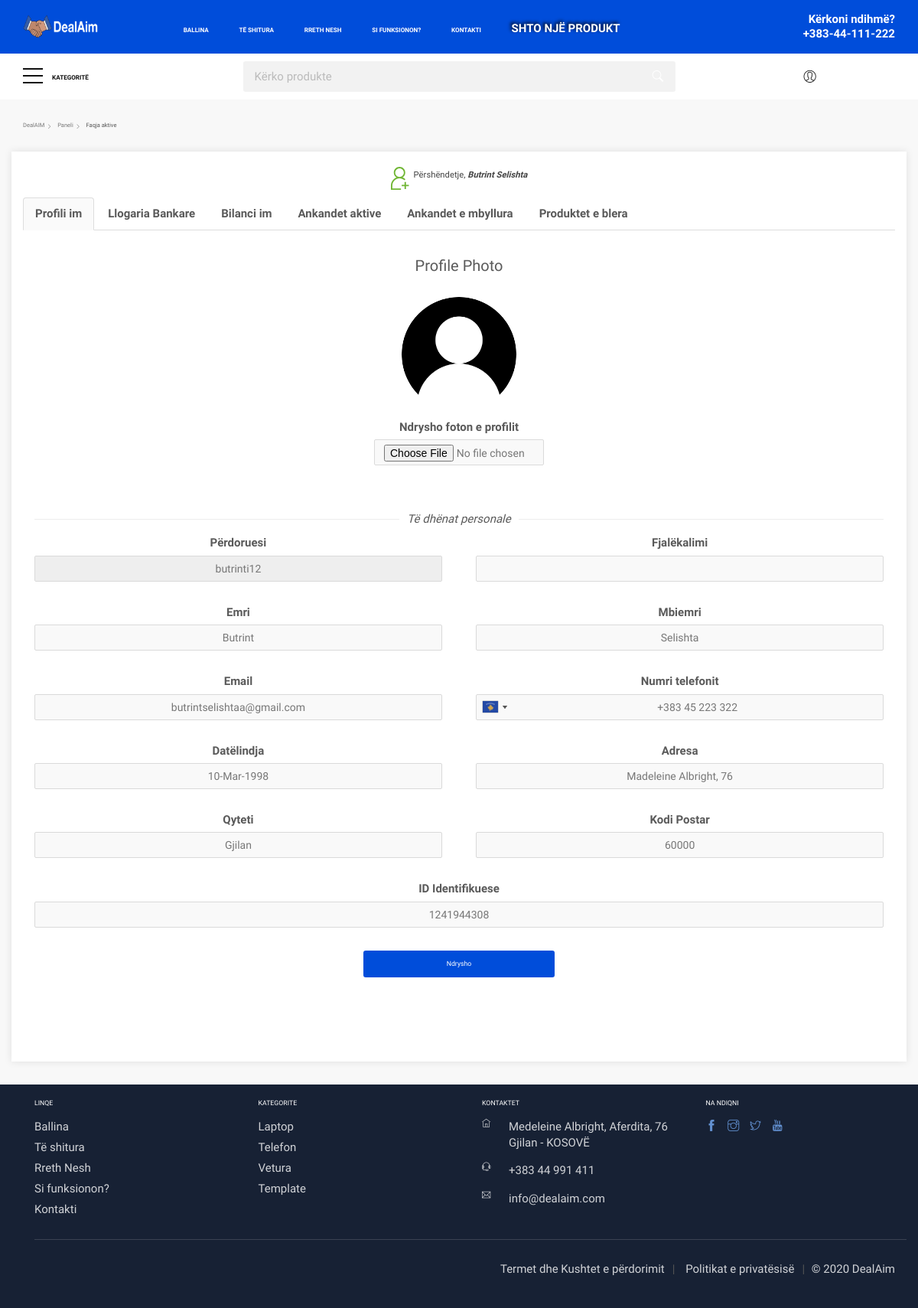
The app's page /user_panel (signed in) with its own data.
### tables this page shows
CREATE TABLE `users` (
  `user_id` int(11) NOT NULL,
  `username` varchar(50) NOT NULL,
  `password` varchar(350) NOT NULL,
  `profile_pic` varchar(50) NOT NULL,
  `first_name` varchar(50) NOT NULL,
  `last_name` varchar(50) NOT NULL,
  `email` varchar(50) NOT NULL,
  `tel_nr` varchar(50) NOT NULL,
  `birthday` date NOT NULL,
  `city` varchar(50) NOT NULL,
  `postal_code` int(5) NOT NULL,
  `address` varchar(50) NOT NULL,
  `pid_number` int(16) DEFAULT NULL,
  `terms_and_conditions` tinyint(1) DEFAULT NULL,
  `status` int(3) NOT NULL,
  `user_balance` float(8,2) DEFAULT NULL
);

CREATE TABLE `footer` (
  `footer_id` int(11) NOT NULL,
  `footer_title` varchar(150) DEFAULT NULL,
  `footer_link` varchar(50) DEFAULT NULL,
  `footer_layout` varchar(20) NOT NULL
);

CREATE TABLE `categories` (
  `cat_id` int(20) NOT NULL,
  `cat_title` varchar(50) NOT NULL,
  `cat_link` varchar(50) NOT NULL,
  `parent_id` bigint(20) NOT NULL
);

### user_panel/index.php (the view, shortened to what the rows shown need)
<?php
	require_once "../db.php";
	$username = $_SESSION['user']['username'];
	$stmt = prep_stmt("SELECT * FROM users WHERE username = ?",$username, "s");
	if(mysqli_num_rows($stmt) > 0){
		$stmt_fetch = mysqli_fetch_array($stmt);
        $username = $stmt_fetch['username'];
        $profile_pic = $stmt_fetch['profile_pic'];
		$fname = $stmt_fetch['first_name'];
		$lname = $stmt_fetch['last_name'];
		$email = $stmt_fetch['email'];
		$tel = $stmt_fetch['tel_nr'];
		$bday = date("d-M-Y", strtotime($stmt_fetch['birthday']));
		$city = $stmt_fetch['city'];
		$post_code = $stmt_fetch['postal_code'];
		$address = $stmt_fetch['address'];
        $pid = $stmt_fetch['pid_number'];
    }
    else{
        $_SESSION['prep_stmt_error'] = "<h4 style='color:#E62E2D; font-weight:bold; text-align:center;'> GABIM! </h4><p style='color:#E62E2D;'> Diçka shkoi gabim, ju lutem kthehuni më vonë! </p>"; header("location:index.php"); die();
    }
?>
<!DOCTYPE html>
<html lang="en">
<head>
    <link href="../css/bootstrap.custom.min.css" rel="stylesheet">
    <link href="../css/style.css" rel="stylesheet">
    <link href="../css/bootstrap.min.css" rel="stylesheet">
    <link href="../css/card.css" rel="stylesheet">
    <link rel="stylesheet" href="../css/jquery-ui.min.css" type="text/css">
    <link rel="stylesheet" href="../css/datepicker.css" type="text/css">
    <link href="../css/home_1.css" rel="stylesheet">
    <link href="../css/product_page.css" rel="stylesheet">
    <link href="../css/listing.css" rel="stylesheet">
    <link href="../css/account.css" rel="stylesheet">
    <link href="../css/checkout.css" rel="stylesheet">
    <link href="../css/error_track.css" rel="stylesheet">
    <link rel="stylesheet" href="assets/vendor/bootstrap/css/bootstrap.min.css">
	<link rel="stylesheet" href="assets/vendor/font-awesome/css/font-awesome.min.css">
    <link rel="stylesheet" href="assets/vendor/linearicons/style.css">
	<link rel="stylesheet" href="assets/css/main.css">
	<link rel="stylesheet" href="assets/css/demo.css">
    <link rel="stylesheet" href="../css/intlTelInput.css">
</head>
<body>
    <div id="page">
<main class="bg_gray">
    <div class="container margin_30">
        <div class="row justify-content-center" style="background:#fff; box-shadow:0px 0px 10px 0px rgb(0 0 0 / 10%);">
            <div class="col-xl-12 col-lg-6 col-md-8">
                <div class="box_account">
                    <center>
                        <h3 class="new_client">Përshëndetje, <i
                                style="font-weight:bold;"><?php echo " " . $stmt_fetch['first_name'] . " " . $stmt_fetch['last_name']; ?></i>
                        </h3>
                        <div class="tab-content content-profile">
                            <div class="tab-pane fade  <?php if(isset($_GET['form_buyer']) && $_SESSION['user']['status'] == CONFIRMED || isset($_GET['form_seller']) && $_SESSION['user']['status'] == BUYER){  echo " "; } else { echo ' in active';}?>" id="myprofile">
                                <form method="post" action="index.php"  enctype="multipart/form-data" >
                                    <div class="profile-section">
                                        <h2 class="profile-heading">Profile Photo</h2>
                                        <div class="media">
                                            <div class="media-body">
                                                <img src="../img/profile_pictures/<?php echo $profile_pic; ?>" class="user-photo media-object"
                                                    alt="User" style="border:0;width:150px; height:150px; border-radius:50%;object-fit:cover;">
                                            </div>
                                        </div>
                                    </div>
                                    <div class="profile-section">
                                        <div class="clearfix">
                                            <div class="left" style="width:48%;">
                                                <div class="form-group">
                                                    <label>Përdoruesi</label>
                                                    <input type="text" value="<?php echo $username; ?>"
                                                        class="form-control" name="username"
                                                        style="text-align:center; font-weight:500" readonly>
                                                </div>
                                                <div class="form-group">
                                                    <label><?php if(isset($_SESSION['user_data_errors']) && array_key_exists("fnameError", $_SESSION['user_data_errors'])){ echo $_SESSION['user_data_errors']['fnameError']; } else{ echo "Emri"; } ?></label>
                                                    <input type="text" value="<?php echo $fname; ?>"
                                                        class="form-control" name="fname"
                                                        style="text-align:center;font-weight:500; <?php if(isset($_SESSION['user_data_errors'])){ if(array_key_exists('fnameError', $_SESSION['user_data_errors'])){ echo "border:1px solid red;";}} ?>">
                                                </div>
                                                <div class="form-group">
                                                    <label><?php if(isset($_SESSION['user_data_errors']) && array_key_exists("emailError", $_SESSION['user_data_errors'])){ echo $_SESSION['user_data_errors']['emailError']; } else{ echo "Email"; } ?></label>
                                                    <input type="text" value="<?php echo $email; ?>"
                                                        class="form-control" name="email"
                                                        style="text-align:center;font-weight:500; <?php if(isset($_SESSION['user_data_errors'])){ if(array_key_exists('emailError', $_SESSION['user_data_errors'])){ echo "border:1px solid red;";}} ?>">
                                                </div>
                                                <div class="form-group">
                                                    <label>Datëlindja</label>
                                                    <input type="text" class="form-control datepicker-3"
                                                        id="datelindja" name="bday" value="<?php echo $bday; ?>"
                                                        style="text-align:center;font-weight:500;">
                                                </div>
                                                <div class="form-group">
                                                    <label><?php if(isset($_SESSION['user_data_errors']) && array_key_exists("cityError", $_SESSION['user_data_errors'])){ echo $_SESSION['user_data_errors']['cityError']; } else{ echo "Qyteti"; } ?></label>
                                                    <input type="text" name="city" value="<?php echo $city; ?>"
                                                        class="form-control"
                                                        style="text-align:center;font-weight:500; <?php if(isset($_SESSION['user_data_errors'])){ if(array_key_exists('cityError', $_SESSION['user_data_errors'])){ echo "border:1px solid red;";}} ?>">
                                                </div>
                                            </div>
                                            <div class="right" style="width:48%;">
                                                <div class="form-group">
                                                    <label><?php if(isset($_SESSION['user_data_errors']) && array_key_exists("lnameError", $_SESSION['user_data_errors'])){ echo $_SESSION['user_data_errors']['lnameError']; } else{ echo "Mbiemri"; } ?></label>
                                                    <input type="text" value="<?php echo $lname; ?>" name="lname"
                                                        class="form-control"
                                                        style="text-align:center;font-weight:500; <?php if(isset($_SESSION['user_data_errors'])){ if(array_key_exists('lnameError', $_SESSION['user_data_errors'])){ echo "border:1px solid red;";}} ?>">
                                                </div>
                                                <div class="form-group">
                                                    <label>Numri telefonit <span id="valid-msg" class="hide" style="text-align:center">(✓ Valid)</span><span id="error-msg" class="hide" style="text-align:center"></span></label>
                                                    <input id="phone" type="tel" name="phone" class="form-control" value="<?php echo $tel; ?>" style="text-align:center;">
                                                </div>
                                                <div class="form-group">
                                                    <label><?php if(isset($_SESSION['user_data_errors']) && array_key_exists("addressError", $_SESSION['user_data_errors'])){ echo $_SESSION['user_data_errors']['addressError']; } else{ echo "Adresa"; } ?></label>
                                                    <input type="text" value="<?php echo $address; ?>"
                                                        class="form-control" name="address"
                                                        style="text-align:center;font-weight:500; <?php if(isset($_SESSION['user_data_errors'])){ if(array_key_exists('addressError', $_SESSION['user_data_errors'])){ echo "border:1px solid red;";}} ?>">
                                                </div>
                                                <div class="form-group">
                                                    <label><?php if(isset($_SESSION['user_data_errors']) && array_key_exists("postnrError", $_SESSION['user_data_errors'])){ echo $_SESSION['user_data_errors']['postnrError']; } else{ echo "Kodi Postar"; } ?></label>
                                                    <input type="text" value="<?php echo $post_code; ?>"
                                                        class="form-control" name="post_code"
                                                        style="text-align:center;font-weight:500; <?php if(isset($_SESSION['user_data_errors'])){ if(array_key_exists('postnrError', $_SESSION['user_data_errors'])){ echo "border:1px solid red;";}} ?>">
                                                </div>
                                            </div>
                                        </div>
                                        <?php if($_SESSION['user']['status'] == SELLER){ ?>
                                        <div class="form-group">
                                            <label><?php if(isset($_SESSION['user_data_errors']) && array_key_exists("pidError", $_SESSION['user_data_errors'])){ echo $_SESSION['user_data_errors']['pidError']; } else{ echo "ID Identifikuese"; } ?></label>
                                            <input type="text" value="<?php echo $pid; ?>" class="form-control"  name="pid" style="text-align:center;font-weight:500; <?php if(isset($_SESSION['user_data_errors'])){ if(array_key_exists('pidError', $_SESSION['user_data_errors'])){ echo "border:1px solid red;";}} ?>">
                                        </div>
                                        <?php } ?>
                                    </div>
                                </form>
                            </div>
                        </div>
                    </center>
                </div>
            </div>
            </div>
        </div>
</main>
<footer class="revealed">
    <div class="container">
        <div class="row">
            <div class="col-lg-3 col-md-6">
                <div class="collapse dont-collapse-sm links" id="collapse_1">
                    <ul>
                    <?php
                        $sel_foot_links = prep_stmt("SELECT * FROM footer WHERE footer_layout = ? order by footer_id desc limit 5","links","s");
                        if(mysqli_num_rows($sel_foot_links) > 0){
                            while($row_foot_links = mysqli_fetch_array($sel_foot_links)){
                    ?>
                            <li><a href="../<?php echo $row_foot_links['footer_link'] ?>"><?php echo $row_foot_links['footer_title'] ?></a></li>
                    <?php } }?>
                    </ul>
                </div>
            </div>
            <div class="col-lg-3 col-md-6">
                <div class="collapse dont-collapse-sm links" id="collapse_2">
                    <ul>
                    <?php
                        $sel_cat_footer = prep_stmt("SELECT * FROM categories WHERE parent_id != ? order by cat_id limit 5", 0, "i");
                        while($row_cat_footer = mysqli_fetch_array($sel_cat_footer)){
                    ?>
                        <li><a href="<?php echo $row_cat_footer['cat_link']?>?sub_cat=<?php echo $row_cat_footer['cat_id']?>"><?php echo $row_cat_footer['cat_title']; ?></a></li>
                    <?php } ?>
                    </ul>
                </div>
            </div>
            <div class="col-lg-3 col-md-6">
                <div class="collapse dont-collapse-sm contacts" id="collapse_3">
                    <ul>
                    <?php
                        $sel_foot_contacts = prep_stmt("SELECT * FROM footer WHERE footer_layout = ? order by footer_id desc limit 5","contacts","s");
                        if(mysqli_num_rows($sel_foot_contacts) > 0){
                            while($row_foot_contacts = mysqli_fetch_array($sel_foot_contacts)){
                    ?>
                        <li><?php echo $row_foot_contacts['footer_link'] ?><?php echo $row_foot_contacts['footer_title'] ?></li>
                    <?php } }?>
                    </ul>
                </div>
            </div>
            <div class="col-lg-3 col-md-6">
                <div class="collapse dont-collapse-sm" id="collapse_4">
                    <div class="follow_us">
                        <ul>
                        <?php
                            $sel_foot_icons = prep_stmt("SELECT * FROM footer WHERE footer_layout = ? order by footer_id desc limit 5","icons","s");
                            if(mysqli_num_rows($sel_foot_icons) > 0){
                                while($row_foot_icons = mysqli_fetch_array($sel_foot_icons)){
                        ?>
                            <li>
                                <a href="<?php echo $row_foot_icons['footer_link'] ?>" target="_blank" style="font-size:1.5rem"><?php echo $row_foot_icons['footer_title'] ?></a>
                            </li>
                        <?php } } ?>
                        </ul>
                    </div>
                </div>
            </div>
        </div>
    </div>
</footer>
</div>
</body>
</html>

### records on screen
users: first_name "Butrint", last_name "Selishta", profile_pic (placeholder picture), username "butrinti12", fname "Butrint", email "butrintselishtaa@gmail.com", bday "10-Mar-1998", city "Gjilan", lname "Selishta", phone "+383 45 223 322", address "Madeleine Albright, 76", post_code "60000", pid "1241944308"
footer: footer_title "Ballina"
footer: footer_title "Të shitura"
footer: footer_title "Rreth Nesh"
footer: footer_title "Si funksionon?"
footer: footer_title "Kontakti"
categories: cat_title "Laptop"
categories: cat_title "Telefon"
categories: cat_title "Vetura"
categories: cat_title "Template"
footer: footer_title "Medeleine Albright, Aferdita, 76 Gjilan - KOSOVË"
footer: footer_title "+383 44 991 411"
footer: footer_title "info@dealaim.com"
